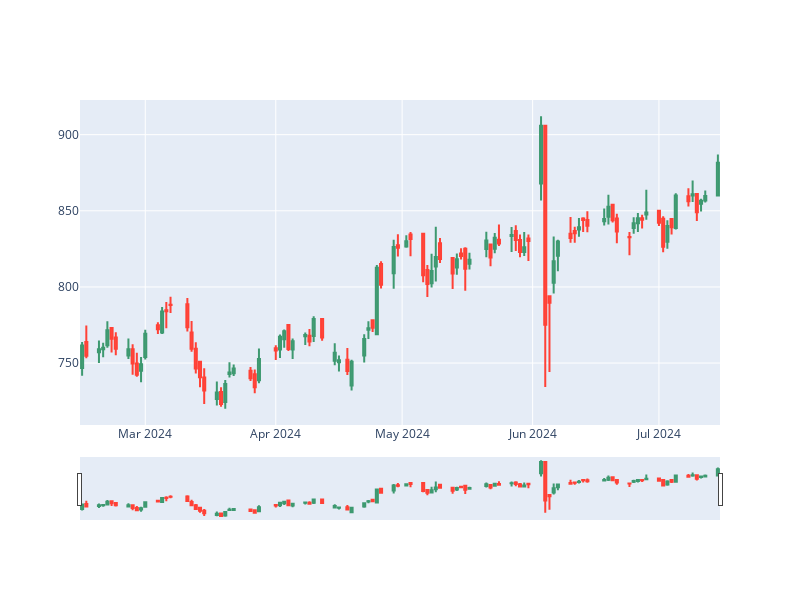

Source (notebook cell):
### Code cell
fig = go.Figure(
    data = [
        go.Candlestick(
            x = df.index,
            open = df['1. open'],
            high = df['2. high'],
            low = df['3. low'],
            close = df['4. close']
        )
    ]
)
fig.update_layout(
    width=800,
    height=600
)
fig.show()
